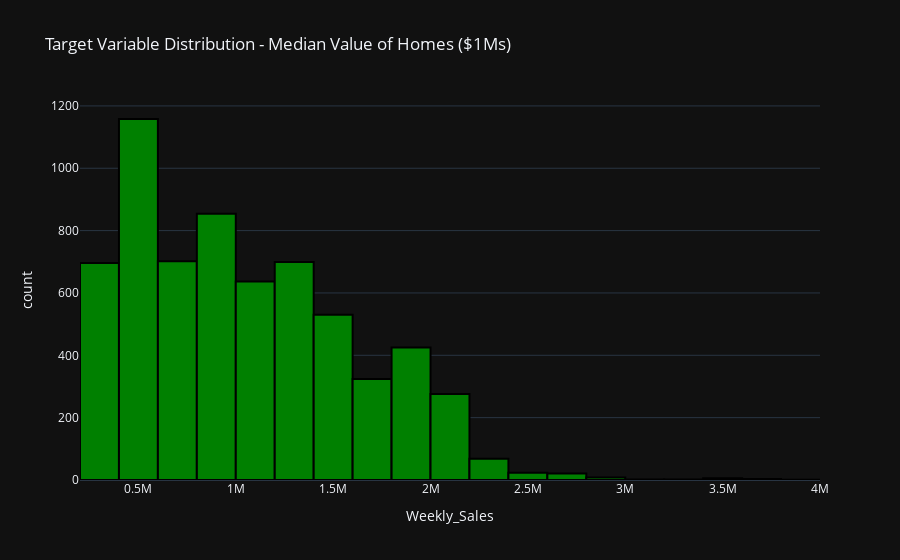

The cell this chart's notebook holds for it:
### Code cell
fig = px.histogram(df, x=target, nbins=30, title='Target Variable Distribution - Median Value of Homes ($1Ms)')
fig.update_traces(marker_color='green', marker_line=dict(color='black', width=2))
fig.show()

### Figure 1 — Plotly figure (JSON) as saved in the notebook; plotly's stock layout.template omitted (floating-point values rounded to 4 significant figures; data arrays with more than 128 entries replaced by an {"elided": "..."} marker saying what was removed)
{"data": [{"alignmentgroup": "True", "bingroup": "x", "hovertemplate": "Weekly_Sales=%{x}<br>count=%{y}<extra></extra>", "legendgroup": "", "marker": {"color": "green", "line": {"color": "black", "width": 2}, "pattern": {"shape": ""}}, "name": "", "nbinsx": 30, "offsetgroup": "", "orientation": "v", "showlegend": false, "type": "histogram", "x": {"elided": "6435 float values"}, "xaxis": "x", "yaxis": "y"}], "layout": {"barmode": "relative", "legend": {"tracegroupgap": 0}, "title": {"text": "Target Variable Distribution - Median Value of Homes ($1Ms)"}, "xaxis": {"anchor": "y", "domain": [0, 1], "title": {"text": "Weekly_Sales"}}, "yaxis": {"anchor": "x", "domain": [0, 1], "title": {"text": "count"}}}}
